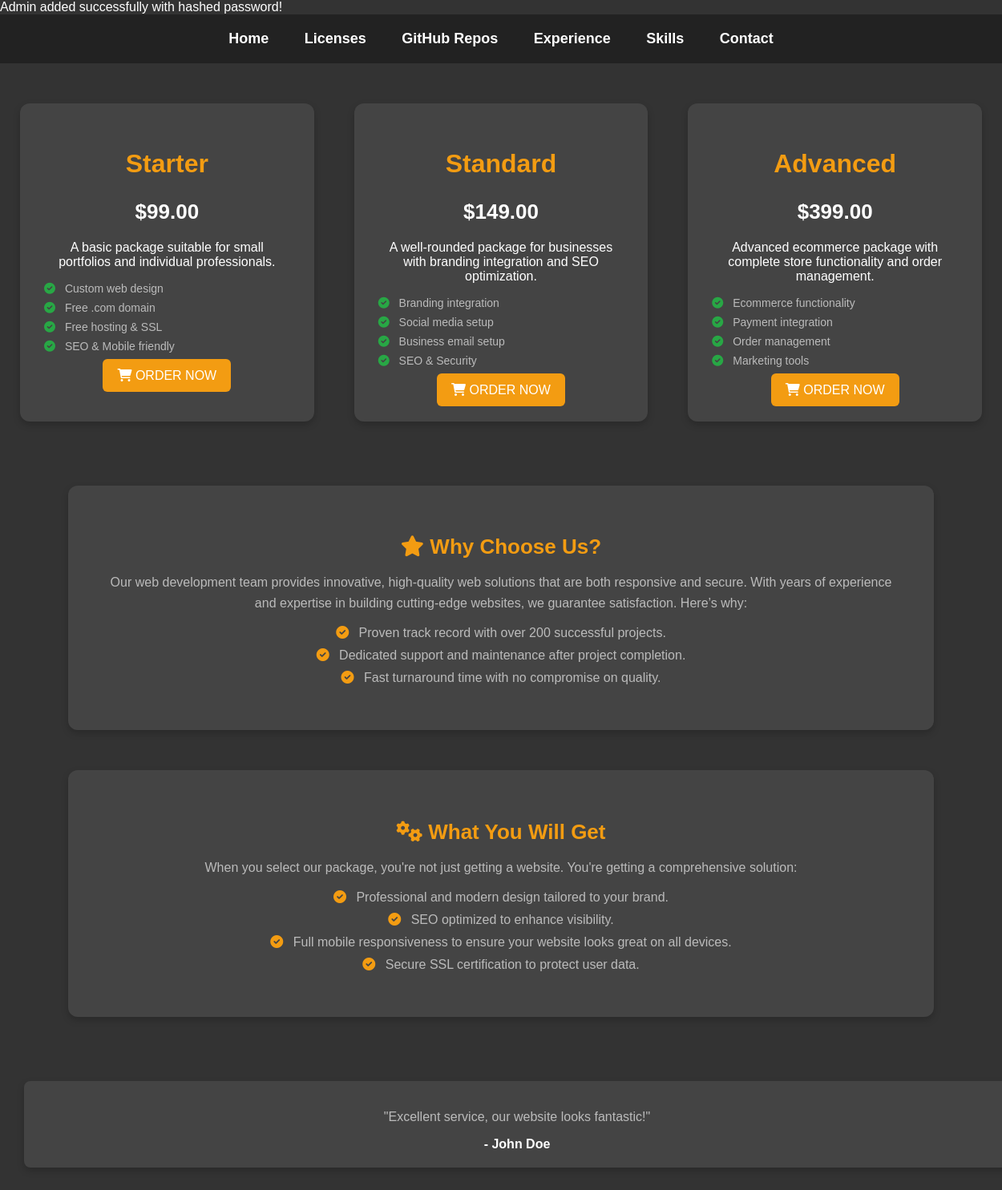
Page /pack.php on the committed database.
### tables this page shows
CREATE TABLE `packages` (
  `id` int(11) NOT NULL,
  `name` varchar(100) NOT NULL,
  `price` decimal(10,2) NOT NULL,
  `description` text NOT NULL,
  `features` text NOT NULL
);

### pack.php (the view, shortened to what this page needs)
<?php
include('config.php');
$sql = "SELECT * FROM packages";
$stmt = $pdo->query($sql);
$packages = $stmt->fetchAll();
?>
<!DOCTYPE html>
<html lang="en">
<head>
    <link rel="stylesheet" href="https://cdnjs.cloudflare.com/ajax/libs/font-awesome/6.0.0/css/all.min.css">
</head>
<body>
    <nav>
        <a href="https://www.maksudulalam.com/#profile">Home</a>
        <a href="https://www.maksudulalam.com/#licenses">Licenses</a>
        <a href="https://www.maksudulalam.com/#repos">GitHub Repos</a>
        <a href="https://www.maksudulalam.com/#experience">Experience</a>
        <a href="https://www.maksudulalam.com/#skills">Skills</a>
        <a href="https://www.maksudulalam.com/#contact">Contact</a>
    </nav>
    <div class="container">
        <?php foreach ($packages as $package): ?>
            <div class="package">
                <h2><?php echo htmlspecialchars($package['name']); ?></h2>
                <p class="price">$<?php echo number_format($package['price'], 2); ?></p>
                <p><?php echo htmlspecialchars($package['description']); ?></p>
                <ul class="features">
                    <?php foreach (explode(',', $package['features']) as $feature): ?>
                        <li><i class="fas fa-check-circle"></i> <?php echo htmlspecialchars(trim($feature)); ?></li>
                    <?php endforeach; ?>
                </ul>
                <a href="order.php?package_id=<?php echo $package['id']; ?>" class="order-btn"><i class="fas fa-shopping-cart"></i> Order Now</a>
            </div>
        <?php endforeach; ?>
    </div>
    <div class="section">
        <h2><i class="fas fa-star"></i> Why Choose Us?</h2>
        <p>Our web development team provides innovative, high-quality web solutions that are both responsive and secure. With years of experience and expertise in building cutting-edge websites, we guarantee satisfaction. Here’s why:</p>
        <ul>
            <li><i class="fas fa-check-circle"></i> Proven track record with over 200 successful projects.</li>
            <li><i class="fas fa-check-circle"></i> Dedicated support and maintenance after project completion.</li>
            <li><i class="fas fa-check-circle"></i> Fast turnaround time with no compromise on quality.</li>
        </ul>
    </div>
    <div class="section">
        <h2><i class="fas fa-cogs"></i> What You Will Get</h2>
        <p>When you select our package, you're not just getting a website. You're getting a comprehensive solution:</p>
        <ul>
            <li><i class="fas fa-check-circle"></i> Professional and modern design tailored to your brand.</li>
            <li><i class="fas fa-check-circle"></i> SEO optimized to enhance visibility.</li>
            <li><i class="fas fa-check-circle"></i> Full mobile responsiveness to ensure your website looks great on all devices.</li>
            <li><i class="fas fa-check-circle"></i> Secure SSL certification to protect user data.</li>
        </ul>
    </div>
    <div class="testimonial-slider">
        <div class="testimonial-card active">
            <p>"Excellent service, our website looks fantastic!"</p>
            <div class="testimonial-author">- John Doe</div>
        </div>
    </div>
</body>
</html>

### pack.php (style rules this page uses)
body { font-family: Arial, sans-serif; background-color: #333; color: #fff; margin: 0; padding: 0; }
nav { background-color: #222; padding: 20px; text-align: center; position: sticky; top: 0; z-index: 100; }
nav a { color: #fff; margin: 0 20px; text-decoration: none; font-weight: bold; font-size: 18px; }
.container { display: flex; justify-content: space-between; gap: 50px; flex-wrap: wrap; margin: 50px auto; max-width: 1200px; padding: 0 15px; }
.package { background-color: #444; padding: 30px; width: 300px; text-align: center; border-radius: 12px; box-shadow: 0 4px 10px rgba(0, 0, 0, 0.2); transition: transform 0.3s ease-in-out; margin-bottom: 30px; flex-grow: 1; }
.package h2 { color: #f39c12; font-size: 2em; margin-bottom: 15px; }
.price { font-size: 26px; margin-bottom: 20px; font-weight: bold; }
.features { list-style-type: none; padding-left: 0; text-align: left; margin-bottom: 20px; }
.features li { font-size: 14px; color: #bbb; margin-bottom: 8px; }
.features li i { color: #28a745; margin-right: 8px; }
.order-btn { background-color: #f39c12; color: white; padding: 12px 18px; border: none; cursor: pointer; text-transform: uppercase; border-radius: 6px; width: 100%; text-decoration: none; font-size: 16px; transition: background-color 0.3s ease-in-out; }
.section { background-color: #444; padding: 40px; margin: 50px auto; width: 80%; border-radius: 12px; box-shadow: 0 4px 10px rgba(0, 0, 0, 0.2); text-align: center; }
.section h2 { color: #f39c12; font-size: 26px; margin-bottom: 15px; }
.section p { font-size: 16px; color:#bbb; line-height: 1.6; }
.section ul { list-style: none; padding: 0; }
.section ul li { margin-bottom: 10px; font-size: 16px; color:#bbb; }
.section ul li i { color: #f39c12; margin-right: 8px; }
.testimonial-slider { width: 100%; margin-top: 30px; padding: 20px; text-align: center; }
.testimonial-card { display: none; margin: 10px; padding: 20px; background-color: #444; color: #bbb; border-radius: 8px; box-shadow: 0 4px 10px rgba(0, 0, 0, 0.2); }
.testimonial-card.active { display: block; }
.testimonial-author { font-weight: bold; font-size: 16px; color: #fff; }

### rows in the picture
packages: name "Starter", price "99.00", description "A basic package suitable for small portfolios and individual professionals.", features "Custom web design", features "Free .com domain", features "Free hosting & SSL", features "SEO & Mobile friendly"
packages: name "Standard", price "149.00", description "A well-rounded package for businesses with branding integration and SEO optimization.", features "Branding integration", features "Social media setup", features "Business email setup", features "SEO & Security"
packages: name "Advanced", price "399.00", description "Advanced ecommerce package with complete store functionality and order management.", features "Ecommerce functionality", features "Payment integration", features "Order management", features "Marketing tools"
